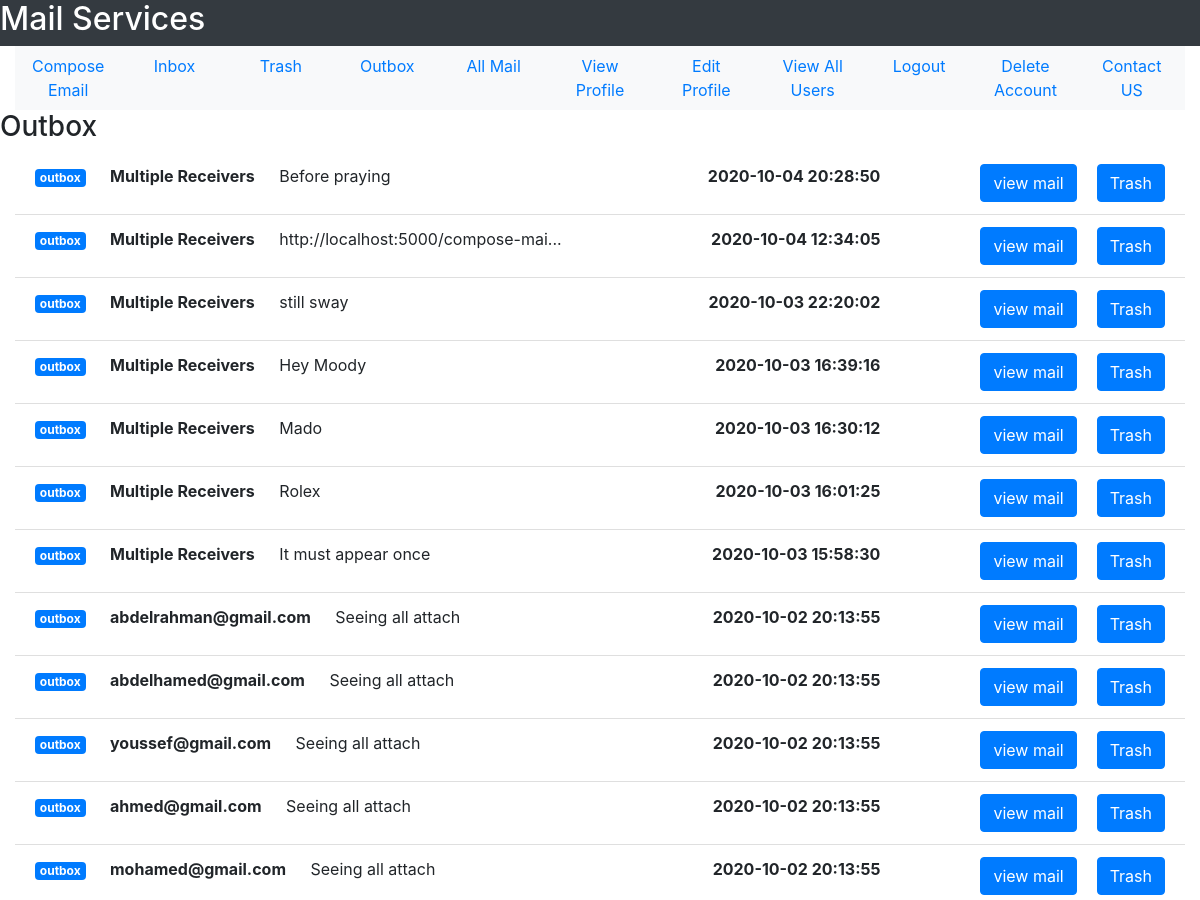
The page /outbox (signed in, upper part) on the database as committed earlier.
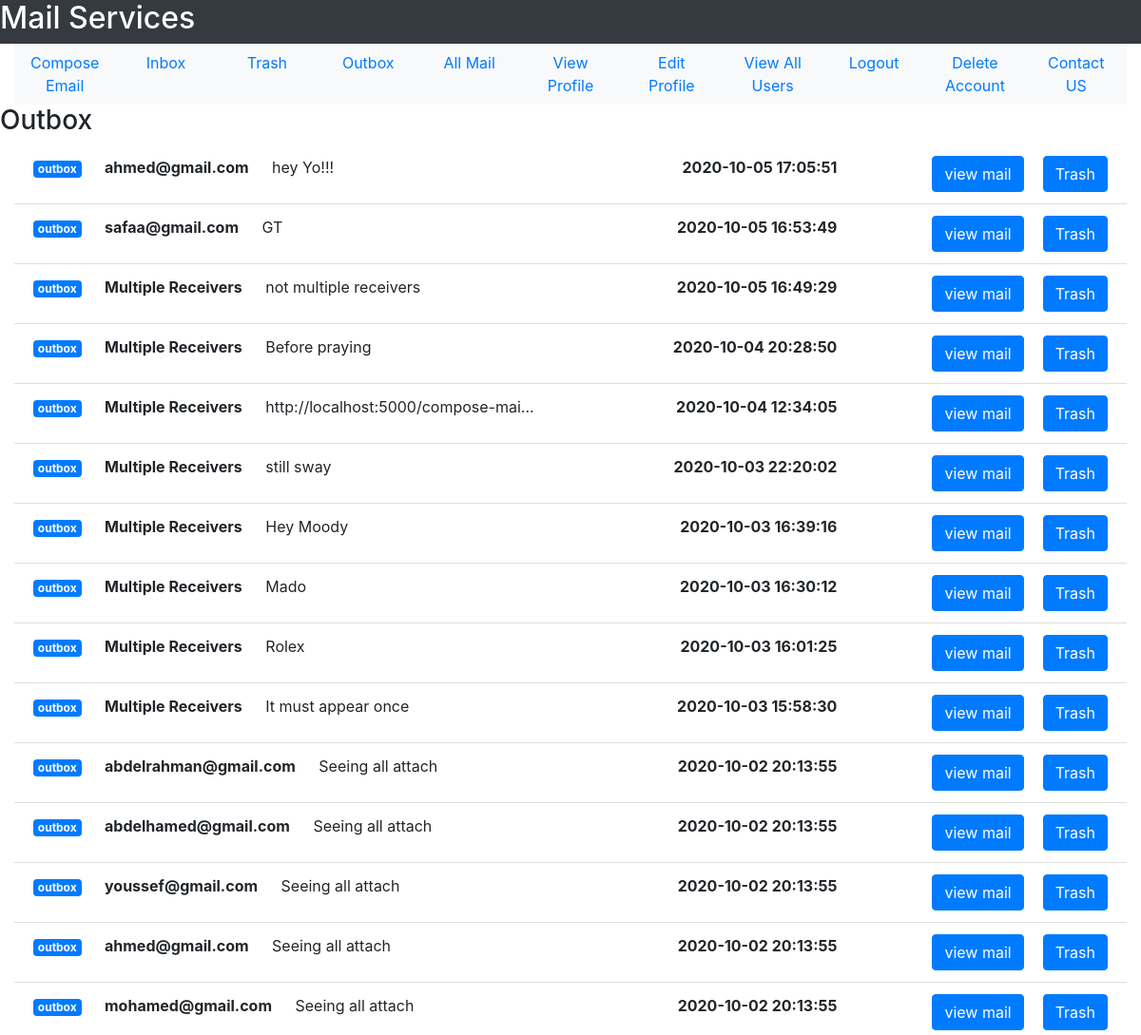
The same page on the database as committed later.
### tables this page shows
CREATE TABLE user(user_id INTEGER PRIMARY KEY, user_name TEXT NOT NULL, user_email TEXT NOT NULL, user_password TEXT  NOT NULL, user_gender TEXT NOT NULL, user_date_of_birth TEXT NOT NULL, user_city TEXT NOT NULL, user_country TEXT NOT NULL, user_contact INTEGER, user_account_creation_date TEXT NOT NULL, user_active INTEGER DEFAULT 0 CHECK(user_active == 1 OR user_active == 0), UNIQUE(user_email));

CREATE TABLE mail(mail_id INTEGER PRIMARY KEY, sender_id INTEGER NOT NULL, receiver_id INTEGER NOT NULL, mail_subject TEXT, mail_body TEXT,  mail_date TEXT NOT NULL,mail_seen INTEGER DEFAULT 0 CHECK(mail_seen == 0 OR mail_seen == 1), sender_trashed INTEGER DEFAULT 0 CHECK(sender_trashed == 0 OR sender_trashed == 1), receiver_trashed INTEGER DEFAULT 0 CHECK(receiver_trashed == 0 OR receiver_trashed == 1), multiple_receivers INTEGER DEFAULT 0 CHECK(multiple_receivers == 0 OR multiple_receivers == 1), FOREIGN KEY(sender_id, receiver_id) REFERENCES user(user_id, user_id));

### User/User_Mail/user_mail.py (the view)
@user_mail_bp.route("/outbox")
def see_outbox():
    outbox = return_outbox(get_user_id(session["email"]))
    return render_template("User_Mail/outbox.html", outbox_mails = outbox)

### User/User_Mail/user_mail.py (called while the page is built)
def get_user_id(user_email):
    sqlite_connection = sqlite3.connect('MAIL_DB.db')
    select_user_query = """SELECT user_id FROM user WHERE user_email = ?;"""
    select_user_query_data = (user_email,)
    user_record = sqlite_connection.execute(select_user_query, select_user_query_data)
    user_id = 0
    for data in user_record:
        user_id = data[0]
    sqlite_connection.close()
    return user_id

def get_user_email(user_id):
    sqlite_connection = sqlite3.connect('MAIL_DB.db')
    select_user_query = """SELECT user_email FROM user WHERE user_id = ?;"""
    select_user_query_data = (user_id,)
    user_record = sqlite_connection.execute(select_user_query, select_user_query_data)
    user_email = ""
    for data in user_record:
        user_email = data[0]
    sqlite_connection.close()
    return user_email

def remove_milli_seconds(full_date):
    date = datetime.strptime(full_date, '%Y-%m-%d %H:%M:%S.%f')
    return date.strftime('%Y-%m-%d %H:%M:%S')

### User/User_Mail/templates/User_Mail/outbox.html (shortened to what this page needs)
<!DOCTYPE html>
<html lang = "en">
    <head>
        <link rel="stylesheet" href="https://maxcdn.bootstrapcdn.com/bootstrap/4.5.2/css/bootstrap.min.css">
    </head>
<body>
    <div class = "container-fluid">
    <div class = "row bg-dark text-white">
        <h2>Mail Services</h2>
    </div>
    <div>
        <ul class = "nav nav-justified bg-light">
            <li class = 'nav-item'>
                <a href = "{{url_for('user_mail_bp.compose_email')}}" class = 'nav-link'>Compose Email</a>
            </li>
            <li class = 'nav-item'>
                <a href = "{{url_for('user_mail_bp.see_inbox')}}" class = 'nav-link'>Inbox</a>
            </li>
            <li class = 'nav-item'>
                <a href = "{{url_for('user_mail_bp.trash')}}" class = 'nav-link'>Trash</a>
            </li>
            <li class = 'nav-item'>
                <a href = "{{url_for('user_mail_bp.see_outbox')}}" class = 'nav-link'>Outbox</a>
            </li>
            <li class = 'nav-item'>
                <a href = "{{url_for('user_mail_bp.see_all_mail')}}" class = 'nav-link'>All Mail</a>
            </li>
            <li class = 'nav-item'>
                <a href = "{{url_for('user_profile_bp.view_profile')}}" class = 'nav-link'>View Profile</a>
            </li>
            <li class = 'nav-item'>
                <a href = "{{url_for('user_profile_bp.edit_profile_form')}}" class = 'nav-link'>Edit Profile</a>
            </li>
            <li class = 'nav-item'>
                <a href = "{{url_for('user_profile_bp.view_all_users')}}" class = 'nav-link'>View All Users</a>
            </li>
            <li class = 'nav-item'>
                <a href = "{{url_for('user_profile_bp.logout')}}" class = 'nav-link'>Logout</a>
            </li>
            <li class = 'nav-item'>
                <a href = "{{url_for('user_profile_bp.delete_account')}}" class = 'nav-link'>Delete Account</a>
            </li>
            <li class = 'nav-item'>
                <a href = '#' class = 'nav-link'>Contact US</a>
            </li>
        </ul>
    </div>
    <div class = "row">
        <h3>Outbox</h3>
    </div>
    <div>
       <ul class = "list-group list-group-flush">
           {% for mail in outbox_mails %}
           <li class = "list-group-item">
               <span class = "badge badge-primary">outbox</span>
               <strong style = "margin-left: 20px;">{{mail['receiver_mail']}}</strong>
               <span style = "margin-left: 20px;" id = "mailSubject">{{mail['mail_subject']}}</span>
               <a href = "{{url_for('user_mail_bp.outbox_to_trash', mail_id = mail['mail_id'])}}"
               class = "btn btn-primary float-right" style = "margin-left: 20px;">Trash</a>
               <a href = "{{url_for('user_mail_bp.view_mail', mail_id = mail['mail_id'])}}"
               class = "btn btn-primary float-right">view mail</a>
               <strong style = "margin-right: 100px;" class = "float-right">{{mail['mail_date']}}</strong>
           </li>
           {% endfor %}
       </ul>
    </div>
    </div>
</body>
</html>

Rows that differ between the two databases and show on the page:
added mail: mail_subject "hey Yo!!!"
now on this page (row unchanged): user: receiver_mail "safaa@gmail.com"
added mail: mail_subject "GT"
added mail: mail_subject "not multiple receivers"
Other text that changed with them:
new list line: "outbox Trash view mail 2020-10-05 17:05:51"
new list line: "ahmed@gmail.com"
new list line: "outbox Trash view mail 2020-10-05 16:53:49"
new list line: "outbox Multiple Receivers Trash view mail 2020-10-05 16:49:29"
